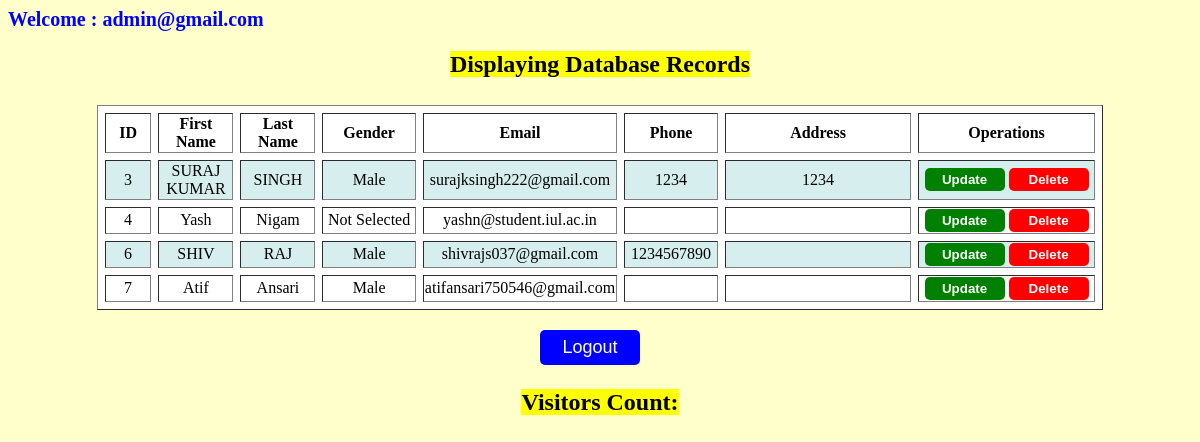
The page /display.php (signed in) on the database its author committed.
### tables this page shows
CREATE TABLE `form` (
  `id` int(11) NOT NULL,
  `fname` varchar(20) NOT NULL,
  `lname` varchar(20) NOT NULL,
  `password` varchar(20) NOT NULL,
  `cpassword` varchar(20) NOT NULL,
  `gender` varchar(20) NOT NULL,
  `email` varchar(40) NOT NULL,
  `phone` varchar(20) NOT NULL,
  `address` varchar(50) NOT NULL,
  `Creation_Date` timestamp NOT NULL DEFAULT current_timestamp() ON UPDATE current_timestamp(),
  `verify_token` varchar(255) NOT NULL,
  `verify_staus` int(100) NOT NULL
);

### display.php (the view, shortened to what this page needs)
<?php
echo "<div style='font-size: 20px; font-weight: bold; color: blue;'>Welcome : ".$_SESSION["user_name"]."</div>";?>
<html>
<head>
	</head>
	<?php
	include("connection.php");
	$query = "SELECT * FROM form";
	$data = mysqli_query($conn, $query);
	$total = mysqli_num_rows($data);
	if($total != 0)
	{
		?>
		<h2 align="center"><mark>Displaying Database Records</mark><br>
			<center><table  border="1" cellspacing="7" width= 85%></h2>
				<tr><br>
					<th width="5%">ID</th>
					<th width="8%">First Name</th>
					<th width="8%">Last Name</th>
					<th width="10%">Gender</th>
					<th width="20%">Email</th>
					<th width="10%">Phone</th>
					<th width="20%">Address</th>
					<th width="19%">Operations</th>
				</tr>
				<?php
				while($result = mysqli_fetch_assoc($data))
				{
					echo "<tr>
					<td>".$result['id']."</td>
					<td>".$result['fname']."</td>
					<td>".$result['lname']."</td>
					<td>".$result['gender']."</td>
					<td>".$result['email']."</td>
					<td>".$result['phone']."</td>
					<td>".$result['address']."</td>
					<td><a href='update_design.php?id=$result[id]'><input type='submit' value='Update' class='update'></a>
					<a href='delete.php?id=$result[id]'><input type='submit' value='Delete' class='delete' onclick = 'return checkdelete()'></a></td>
					</tr>
					";
				}
			}
			else
			{
				echo "No Record Found";
			}
			?>
	<div id="logoutBtn" style="text-align: center;">
		<a href="logout.php"><input type="submit" value="Logout" style="background-color: blue; color: white; height: 35px; width: 100px; margin-top: 20px; margin-right: 20px; font-size: 18px; border: 0; border-radius: 5px; cursor: pointer; font-weight: normal;" onmouseover="hoverRed()" onmouseout="hoverGreen()" onclick="changeColor()"></a>
	</div>
	<p><mark>Visitors Count: <?php include('C:\xampp\htdocs\crud\Visitors Count\visitor_count'); ?><mark></p>

### display.php (style rules this page uses)
.update,.delete { background-color: green; color: white; border: 0; outline: none; border-radius: 5px; height: 23px; width: 80px; font-weight: bold; cursor: pointer; }
.delete { background-color: red; }

### rows shown on the page
form: id "3", fname "SURAJ KUMAR", lname "SINGH", gender "Male", email "surajksingh222@gmail.com", phone "1234", address "1234"
form: id "4", fname "Yash", lname "Nigam", gender "Not Selected", email "yashn@student.iul.ac.in"
form: id "6", fname "SHIV", lname "RAJ", gender "Male", email "shivrajs037@gmail.com", phone "1234567890"
form: id "7", fname "Atif", lname "Ansari", gender "Male", email "atifansari750546@gmail.com"

### other values the page prints
$_SESSION["user_name"] "admin@gmail.com"
